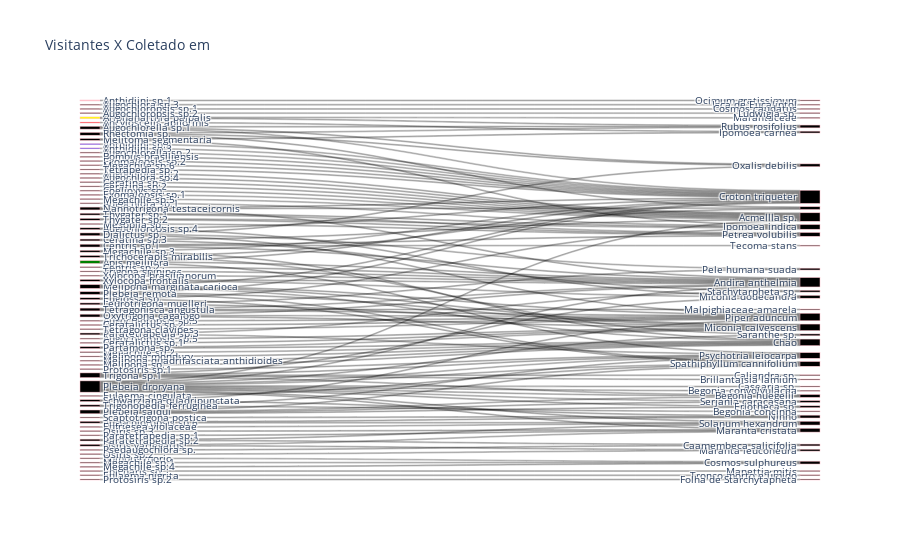

Notebook code cell kept with this figure:
### Code cell
from sankey import SankeyGraph

sankey = SankeyGraph(df=df_interacoes)

sankey.graph(title="Visitantes X Coletado em")

### Figure 1 — Plotly figure (JSON) as saved in the notebook; plotly's stock layout.template omitted (floating-point values rounded to 4 significant figures; data arrays with more than 128 entries replaced by an {"elided": "..."} marker saying what was removed)
{"data": [{"link": {"source": {"elided": "3276 int values"}, "target": {"elided": "3276 int values"}, "value": {"elided": "3276 int values"}}, "node": {"color": ["red", "pink", "blue", "blue", "green", "yellow"], "label": ["Ancyloscelis apiformis", "Anthidiini sp.1", "Anthidiini sp.2", "Anthidiini sp.3", "Apis mellifera", "Ariphanarthra palpalis", "Augochlora sp.1", "Augochlora sp.2", "Augochlora sp.3", "Augochlora sp.4", "Augochlorella sp.1", "Augochlorella sp.2", "Augochloropsis sp.1", "Augochloropsis sp.2", "Augochloropsis sp.3", "Augochloropsis sp.4", "Augochloropsis sp.5", "Augochloropsis sp.6", "Bombus brasiliensis", "Bombus morio", "Centris sp.1", "Centris sp.2", "Ceratalictus sp.1", "Ceratalictus sp.2", "Ceratina sp.1", "Ceratina sp.2", "Ceratina sp.3", "Coelioxys sp.", "Dialictus sp.", "Epicharis sp.", "Eufriesea violaceae", "Euglossa sp.", "Eulaema cingulata", "Eulaema nigrita", "Exomalopsis sp.1", "Exomalopsis sp.2", "Leurotrigona muelleri", "Megachile sp.1", "Megachile sp.2", "Megachile sp.3", "Megachile sp.4", "Megachile sp.5", "Megachile sp.6", "Melipona marginata carioca", "Melipona mondury", "Melipona quadrifasciata anthidioides", "Melipona sp.", "Melitoma segmentaria", "Mesoplia sp.", "Nannotrigona testaceicornis", "Osiris sp.2", "Osiris sp.3", "Osiris variegatus", "Oxytrigona cagafogo", "Paratetrapedia sp.2", "Paratetrapedia sp.3", "Paratetrapedia sp.1", "Partamona sp.", "Plebeia droryana", "Plebeia remota", "Plebeia saiqui", "Protosiris sp.1", "Protosiris sp.2", "Psedaugochlora sp.", "Rhectomia sp.", "Scaptotrigona postica", "Schwarziana quadripunctata", "Tetragona clavipes", "Tetragonisca angustula", "Tetrapedia sp.", "Thygater sp.1", "Thygater sp.2", "Trichocerapis mirabilis", "Trigona sp.1", "Trigona spinipes", "Trigonopedia ferruginea", "Xylocopa brasilianorum", "Xylocopa frontalis", "Ipomoea carnea", "Ocimum gratissimum", "Croton triqueter", "Andira anthelmia", "Psychotria leiocarpa", "Rubus rosifolius", "Marantaceae", "Ipomoea indica", "Acmellla sp.", "Isca de Eucaliptol", "Oxalis debilis", "Cosmos caudatus", "Ludwigia sp.", "Piper aduncum", "Miconia dodecandra", "Miconia calvescens", "Ninho", "Solanum hexandrum", "Cosmos sulphureus", "Tecoma stans", "Petrea volubilis", "Stachytarpheta sp.", "Pele humana suada", "Manettia mitis", "Spathiphyllum cannifolium", "Tronco morto e úmido", "Chão", null, "Maranta leuconeura", "Maranta cristata", "Caamembeca salicifolia", "Casearia sp.", "Begonia convolvulacea", "Begonia huegelii ", "Serjania caracasana", "Eriotheca sp.", "Saranthe sp.", "Folha de Starchytapheta", "Malpighiaceae amarela", "Caliandra sp.", "Brillantaisia lamium", "Begonia concinna"], "line": {"color": "pink", "width": 0.5}, "pad": 15, "thickness": 20}, "type": "sankey"}], "layout": {"font": {"size": 10}, "title": {"text": "Visitantes X Coletado em"}}}
